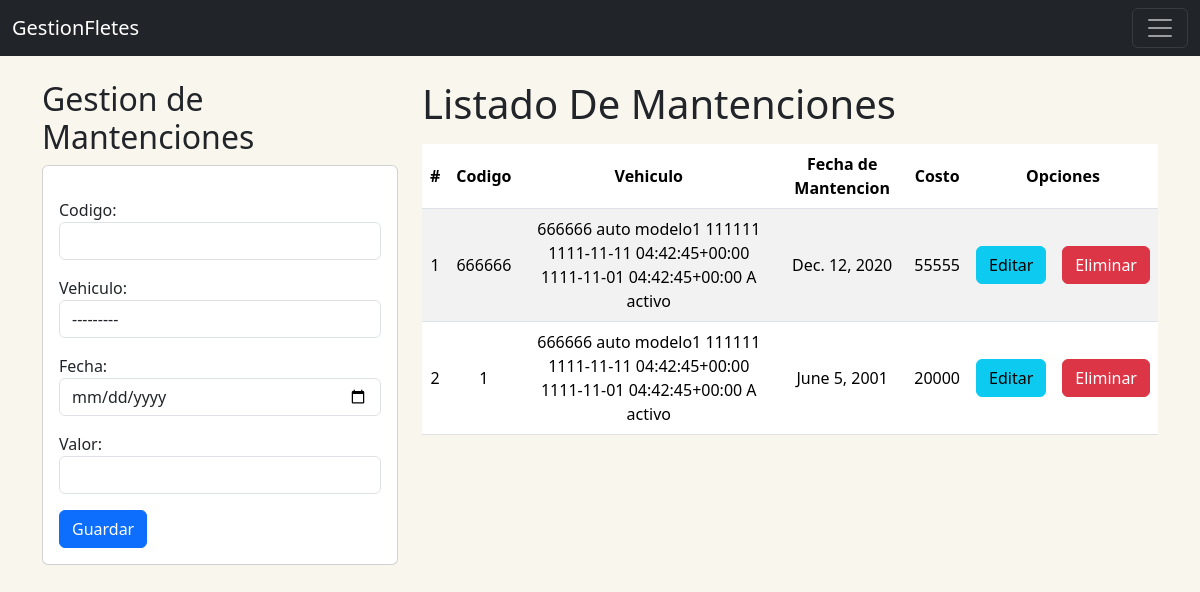
The app's page /mantenciones/homeMantenciones/ with its own data.
### CrudMantenciones/models.py (models this page shows, shortened)
class Mantenciones(models.Model):
    codigo = models.CharField(primary_key=True, max_length=6)
    vehiculo = models.ForeignKey(Vehiculos, on_delete=models.CASCADE)
    fecha = models.DateField()
    valor = models.PositiveIntegerField()

### CrudVehiculos/models.py (models this page shows)
class Vehiculos(models.Model):
    codigo = models.CharField(primary_key=True, max_length=6)
    nombre = models.CharField(max_length=30)
    modelo = models.CharField(max_length=30)
    patente= models.CharField(max_length=7)
    fechaAdquisicion = models.DateTimeField()
    fechaUltimoMant = models.DateTimeField()
    otrosDetalles = models.CharField(max_length=100)
    estado = models.CharField(max_length=20)
    def __str__(self):
        texto= "{0} {1} {2} {3} {4} {5} {6} {7}"
        return texto.format(self.codigo, self.nombre, self.modelo, self.patente, self.fechaAdquisicion, self.fechaUltimoMant, self.otrosDetalles, self.estado)

### CrudMantenciones/views.py (the view)
# urls.py: path('homeMantenciones/', views.homeMantenciones, name="homeMantenciones"),
def homeMantenciones(request):
    mantenciones = Mantenciones.objects.all()
    form = MantencionForm
    return render(request, 'gestionMantenciones.html', {'mantenciones': mantenciones,'form':form})

### CrudMantenciones/templates/gestionMantenciones.html (shortened to what this page needs)
{% extends "Base.html" %}
{% load widget_tweaks %}
{% block body %}
<div class="row">
    <div class="col-sm-12 col-md-6 col-lg-4 col-xl-4">
        <h2>Gestion de Mantenciones</h2>
        <div class="card">
            <div class="card-body">
                <form action="{% url 'registrarMantencion' %}" method="post" class="mt-3">
                    <div class="mb-3">
                        {{ form.codigo.label_tag }}
                        {% render_field form.codigo class="form-control" %}
                    </div>
                    <div class="mb-3">
                        {{ form.vehiculo.label_tag }}
                        {% render_field form.vehiculo class="form-control" %}
                    </div>
                    <div class="mb-3">
                        {{ form.fecha.label_tag }}
                        {% render_field form.fecha class="form-control" type="date" %}
                    </div>
                    <div class="mb-3">
                        {{ form.valor.label_tag }}
                        {% render_field form.valor class="form-control" %}
                    </div>
                    <button type="submit" class="btn btn-primary">Guardar</button>
                </form>
            </div>
        </div>
    </div>
    <div class="col-sm-12 col-md-6 col-lg-8 col-xl-8">
        <h1 >Listado De Mantenciones</h1>
        <div class="table responsive py-2">
            <table class="table table-striped">
                <thead>
                    <tr>
                        <th>#</th>
                        <th>Codigo</th>
                        <th>Vehiculo</th>
                        <th>Fecha de Mantencion</th>
                        <th>Costo</th>
                        <th colspan="2">Opciones</th>
                    </tr>
                </thead>
                <tbody>
                    {% for mantencion in mantenciones %}
                    <tr>
                        <td>{{forloop.counter}}</td>
                        <td>{{mantencion.codigo}}</td>
                        <td>{{mantencion.vehiculo}}</td>
                        <td>{{mantencion.fecha}}</td>
                        <td>{{mantencion.valor}}</td>
                        <td><a href="{% url 'edicionMantencion' mantencion.codigo %}" class="btn btn-info">Editar</a></td>
                        <td><a href="{% url 'eliminarMantencion' mantencion.codigo %}" class="btn btn-danger btnEliminacion">Eliminar</a></td>
                    </tr>
                    {% endfor %}
                </tbody>
            </table>
        </div>
    </div>
</div>
{% endblock %}

### Home/static/css/gestionFletes.css (style rules this page uses)
th, td { text-align: center; vertical-align: middle; }
body { background-color: #F9F6EE; }

### records on screen
Mantenciones: codigo "666666", vehiculo "666666 auto modelo1 111111 1111-11-11 04:42:45+00:00 1111-11-01 04:42:45+00:00 A activo", fecha "Dec. 12, 2020", valor "55555"
Mantenciones: codigo "1", vehiculo "666666 auto modelo1 111111 1111-11-11 04:42:45+00:00 1111-11-01 04:42:45+00:00 A activo", fecha "June 5, 2001", valor "20000"
